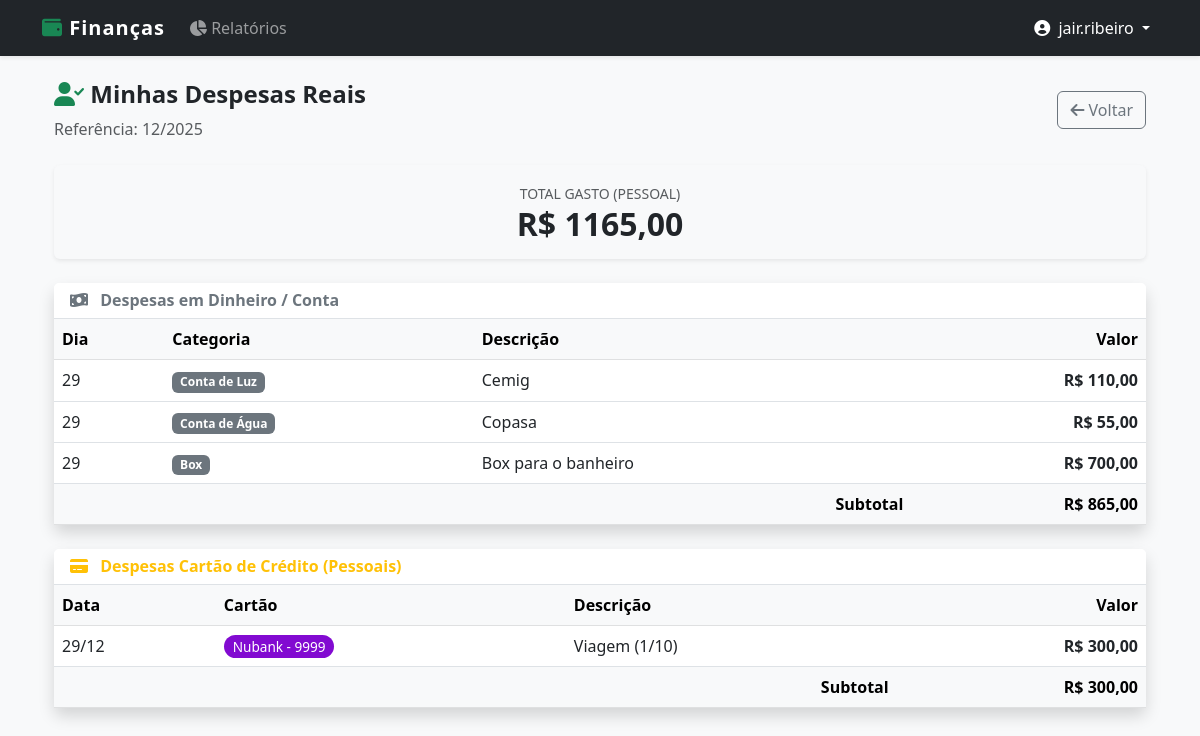
/relatorios/pessoal/ (signed in), run on an earlier commit of the app's database.
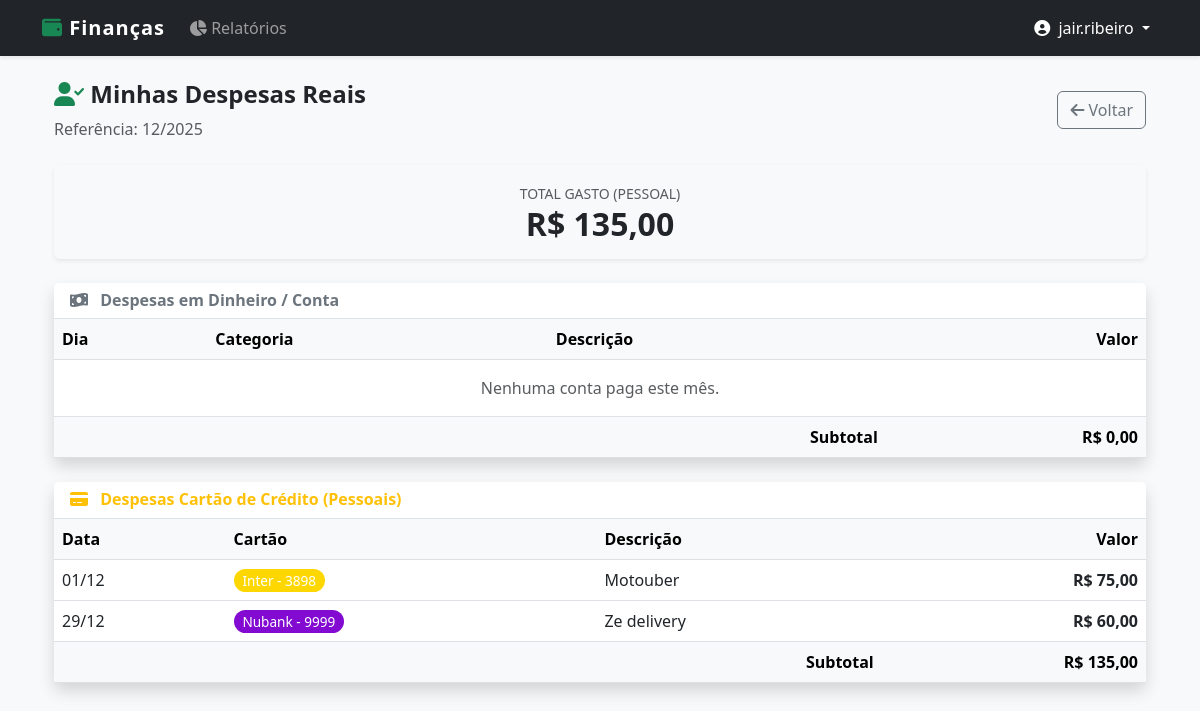
And on a later commit of the database.
### core/models.py (models this page shows, shortened)
class Transacao(models.Model):
    TIPO_FIXO_VAR = (
        ('F', 'Fixa'),
        ('V', 'Variável'),
    )
    usuario = models.ForeignKey(User, on_delete=models.CASCADE)
    categoria = models.ForeignKey(Categoria, on_delete=models.SET_NULL, null=True)
    descricao = models.CharField(max_length=100) # Ex: Salário, Luz
    valor = models.DecimalField(max_digits=10, decimal_places=2)
    data = models.DateField(default=date.today)
    tipo_custo = models.CharField(max_length=1, choices=TIPO_FIXO_VAR, default='V') # Fixo ou Variável
    observacao = models.TextField(blank=True, null=True)

class Categoria(models.Model):
    TIPO_CHOICES = (
        ('R', 'Receita'),
        ('D', 'Despesa'),
    )
    usuario = models.ForeignKey(User, on_delete=models.CASCADE, null=True, blank=True)
    nome = models.CharField(max_length=50)
    tipo = models.CharField(max_length=1, choices=TIPO_CHOICES)

class CompraCartao(models.Model):
    cartao = models.ForeignKey(CartaoCredito, on_delete=models.CASCADE)
    descricao = models.CharField(max_length=100)
    valor = models.DecimalField(max_digits=10, decimal_places=2)
    data_compra = models.DateField(default=date.today)
    is_parcelado = models.BooleanField(default=False, verbose_name="É parcelado?")
    qtd_parcelas = models.IntegerField(default=1, verbose_name="Qtd Parcelas")
    is_terceiro = models.BooleanField(default=False, verbose_name="É compra de terceiro?")
    terceiro = models.ForeignKey(Terceiro, on_delete=models.SET_NULL, null=True, blank=True, verbose_name="Pessoa")

class CartaoCredito(models.Model):
    CORES_CHOICES = (
        ('#820AD1', 'Roxo (Nubank)'),
        ('#FF8700', 'Laranja (Itaú)'),
        ('#CC092F', 'Vermelho (Bradesco/Santander)'),
        ('#FFD700', 'Dourado/Amarelo (Inter)'),
        ('#005CAA', 'Azul (Caixa/Azul)'),
        ('#000000', 'Preto (Black/C6)'),
        ('#28a745', 'Verde (Padrão)'),
        ('#6c757d', 'Cinza (Outros)'),
    )
    usuario = models.ForeignKey(User, on_delete=models.CASCADE)
    nome = models.CharField(max_length=50) # Ex: Nubank
    ultimos_digitos = models.CharField(max_length=4) # Ex: 1234
    cor = models.CharField(max_length=7, choices=CORES_CHOICES, default='#28a745')

### core/views.py (the view)
# urls.py: path('relatorios/pessoal/', views.detalhe_despesas_pessoais, name='detalhe_despesas_pessoais'),
@login_required
def detalhe_despesas_pessoais(request):
    import calendar
    try:
        mes = int(request.GET.get('mes', date.today().month))
        ano = int(request.GET.get('ano', date.today().year))
    except:
        mes = date.today().month
        ano = date.today().year
    ultimo_dia = calendar.monthrange(ano, mes)[1]
    data_inicio = date(ano, mes, 1)
    data_fim = date(ano, mes, ultimo_dia)
    despesas_conta = Transacao.objects.filter(
        usuario=request.user,
        categoria__tipo='D', # Somente Despesas
        data__range=[data_inicio, data_fim]
    ).order_by('data')
    despesas_cartao = CompraCartao.objects.filter(
        cartao__usuario=request.user,
        is_terceiro=False, # <--- O segredo está aqui
        data_compra__range=[data_inicio, data_fim]
    ).order_by('data_compra')
    total_conta = despesas_conta.aggregate(Sum('valor'))['valor__sum'] or 0
    total_cartao = despesas_cartao.aggregate(Sum('valor'))['valor__sum'] or 0
    total_geral = total_conta + total_cartao
    return render(request, 'core/despesas_pessoais.html', {
        'despesas_conta': despesas_conta,
        'despesas_cartao': despesas_cartao,
        'total_conta': total_conta,
        'total_cartao': total_cartao,
        'total_geral': total_geral,
        'mes': mes, 'ano': ano
    })

### core/templates/core/despesas_pessoais.html
{% extends 'core/base.html' %} {% block content %}
<div class="container mt-3">
  <div class="d-flex justify-content-between align-items-center mb-4">
    <div>
      <h4 class="fw-bold">
        <i class="fas fa-user-check text-success"></i> Minhas Despesas Reais
      </h4>
      <p class="text-muted mb-0">Referência: {{ mes }}/{{ ano }}</p>
    </div>
    <a
      href="{% url 'home' %}?mes={{ mes }}&ano={{ ano }}"
      class="btn btn-outline-secondary"
    >
      <i class="fas fa-arrow-left"></i> Voltar
    </a>
  </div>
  <div class="card border-0 shadow-sm mb-4 bg-light">
    <div class="card-body text-center">
      <small class="text-uppercase text-muted">Total Gasto (Pessoal)</small>
      <h2 class="text-dark fw-bold mb-0">R$ {{ total_geral|floatformat:2 }}</h2>
    </div>
  </div>
  <div class="row">
    <div class="col-md-12 mb-4">
      <div class="card shadow border-0">
        <div class="card-header bg-white border-bottom">
          <h6 class="mb-0 fw-bold text-secondary">
            <i class="fas fa-money-bill-wave me-2"></i> Despesas em Dinheiro /
            Conta
          </h6>
        </div>
        <div class="card-body p-0">
          <table class="table table-hover align-middle mb-0">
            <thead class="table-light">
              <tr>
                <th>Dia</th>
                <th>Categoria</th>
                <th>Descrição</th>
                <th class="text-end">Valor</th>
              </tr>
            </thead>
            <tbody>
              {% for item in despesas_conta %}
              <tr>
                <td>{{ item.data|date:"d" }}</td>
                <td>
                  <span class="badge bg-secondary"
                    >{{ item.categoria.nome }}</span
                  >
                </td>
                <td>{{ item.descricao|default:"-" }}</td>
                <td class="text-end fw-bold">
                  R$ {{ item.valor|floatformat:2 }}
                </td>
              </tr>
              {% empty %}
              <tr>
                <td colspan="4" class="text-center py-3 text-muted">
                  Nenhuma conta paga este mês.
                </td>
              </tr>
              {% endfor %}
            </tbody>
            <tfoot class="table-light">
              <tr>
                <td colspan="3" class="text-end fw-bold">Subtotal</td>
                <td class="text-end fw-bold">
                  R$ {{ total_conta|floatformat:2 }}
                </td>
              </tr>
            </tfoot>
          </table>
        </div>
      </div>
    </div>
    <div class="col-md-12">
      <div class="card shadow border-0">
        <div class="card-header bg-white border-bottom">
          <h6 class="mb-0 fw-bold text-warning">
            <i class="fas fa-credit-card me-2"></i> Despesas Cartão de Crédito
            (Pessoais)
          </h6>
        </div>
        <div class="card-body p-0">
          <table class="table table-hover align-middle mb-0">
            <thead class="table-light">
              <tr>
                <th>Data</th>
                <th>Cartão</th>
                <th>Descrição</th>
                <th class="text-end">Valor</th>
              </tr>
            </thead>
            <tbody>
              {% for item in despesas_cartao %}
              <tr>
                <td>{{ item.data_compra|date:"d/m" }}</td>
                <td>
                  <span
                    class="badge rounded-pill"
                    style="background-color: {{ item.cartao.cor }}; font-weight: normal; font-size: 0.85rem;"
                  >
                    {{ item.cartao.nome }} - {{ item.cartao.ultimos_digitos }}
                  </span>
                </td>
                <td>{{ item.descricao }}</td>
                <td class="text-end fw-bold">
                  R$ {{ item.valor|floatformat:2 }}
                </td>
              </tr>
              {% empty %}
              <tr>
                <td colspan="4" class="text-center py-3 text-muted">
                  Nenhuma compra pessoal no cartão.
                </td>
              </tr>
              {% endfor %}
            </tbody>
            <tfoot class="table-light">
              <tr>
                <td colspan="3" class="text-end fw-bold">Subtotal</td>
                <td class="text-end fw-bold">
                  R$ {{ total_cartao|floatformat:2 }}
                </td>
              </tr>
            </tfoot>
          </table>
        </div>
      </div>
    </div>
  </div>
</div>
{% endblock %}

### core/templates/core/base.html (shortened to what this page needs)
<!DOCTYPE html>
<html lang="pt-br">
  <head>
    <link
      href="https://cdn.jsdelivr.net/npm/bootstrap@5.3.0/dist/css/bootstrap.min.css"
      rel="stylesheet"
    />
    <link
      rel="stylesheet"
      href="https://cdnjs.cloudflare.com/ajax/libs/font-awesome/6.0.0/css/all.min.css"
    />
  </head>
  <body>
    <nav class="navbar navbar-expand-lg navbar-dark bg-dark mb-4 shadow-sm">
      <div class="container">
        <a class="navbar-brand" href="/">
          <i class="fas fa-wallet text-success"></i> Finanças
        </a>
        <div class="collapse navbar-collapse" id="navbarContent">
          <ul class="navbar-nav me-auto mb-2 mb-lg-0">
            <li class="nav-item">
              <a class="nav-link" href="{% url 'relatorio' %}">
                <i class="fas fa-chart-pie"></i> Relatórios
              </a>
            </li>
          </ul>
          <ul class="navbar-nav">
            {% if user.is_authenticated %}
              <li class="nav-item dropdown">
                <a
                  class="nav-link dropdown-toggle active"
                  href="#"
                  id="userDropdown"
                  role="button"
                  data-bs-toggle="dropdown"
                  aria-expanded="false"
                >
                  <i class="fas fa-user-circle me-1"></i> {{ user.username }}
                </a>
              </li>
            {% else %}
              <li class="nav-item">
                <a href="{% url 'login' %}" class="btn btn-outline-light btn-sm ms-2">
                  Entrar
                </a>
              </li>
            {% endif %}
          </ul>
        </div>
      </div>
    </nav>
    <div class="container pb-5">
      {% block content %}
      {% endblock %}
    </div>
  </body>
</html>

### core/templates/core/base.html (style rules this page uses)
body { background-color: #f8f9fa; }
.navbar-brand { font-weight: bold; letter-spacing: 1px; }

What changed in the data, as far as the page shows it:
removed Transacao: data "29", categoria.nome "Conta de Luz", descricao "Cemig", valor "110,00"
removed Transacao: data "29", categoria.nome "Conta de Água", descricao "Copasa", valor "55,00"
removed Transacao: data "29", categoria.nome "Box", descricao "Box para o banheiro", valor "700,00"
removed CompraCartao: data_compra "29/12", cartao.nome "Nubank", cartao.ultimos_digitos "9999", descricao "Viagem (1/10)", valor "300,00"
added CompraCartao: data_compra "01/12", cartao.nome "Inter", cartao.ultimos_digitos "3898", descricao "Motouber", valor "75,00"
added CompraCartao: data_compra "29/12", cartao.nome "Nubank", cartao.ultimos_digitos "9999", descricao "Ze delivery", valor "60,00"
Also different on the page:
{{ total_geral|floatformat:2 }}: "1165,00" → "135,00"
{{ total_conta|floatformat:2 }}: "865,00" → "0,00"
{{ total_cartao|floatformat:2 }}: "300,00" → "135,00"
text now shown: "Nenhuma conta paga este mês."
